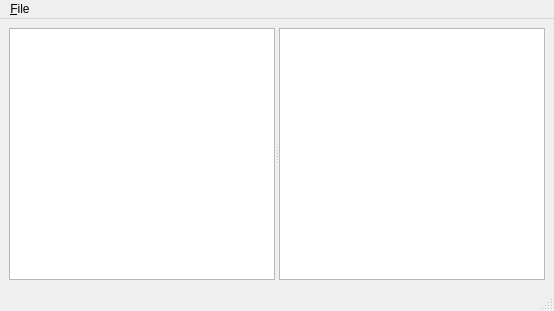
<?xml version="1.0" encoding="UTF-8"?>
<ui version="4.0">
 <class>Ext2Explore</class>
 <widget class="QMainWindow" name="Ext2Explore">
  <property name="geometry">
   <rect>
    <x>0</x>
    <y>0</y>
    <width>554</width>
    <height>311</height>
   </rect>
  </property>
  <property name="windowTitle">
   <string>ExtMounter</string>
  </property>
  <property name="windowIcon">
   <iconset resource="ExtMounter.qrc">
    <normaloff>:/icons/resource/Icon.ico</normaloff>:/icons/resource/Icon.ico</iconset>
  </property>
  <widget class="QWidget" name="centralwidget">
   <layout class="QHBoxLayout" name="horizontalLayout">
    <item>
     <widget class="QSplitter" name="splitter">
      <property name="orientation">
       <enum>Qt::Horizontal</enum>
      </property>
      <widget class="QTreeView" name="tree">
       <property name="layoutDirection">
        <enum>Qt::LeftToRight</enum>
       </property>
      </widget>
      <widget class="QListView" name="list"/>
     </widget>
    </item>
   </layout>
  </widget>
  <widget class="QMenuBar" name="menubar">
   <property name="geometry">
    <rect>
     <x>0</x>
     <y>0</y>
     <width>554</width>
     <height>20</height>
    </rect>
   </property>
   <widget class="QMenu" name="menu_File">
    <property name="title">
     <string>&amp;File</string>
    </property>
    <addaction name="separator"/>
    <addaction name="action_Rescan_System"/>
    <addaction name="separator"/>
    <addaction name="action_Exit"/>
   </widget>
   <addaction name="menu_File"/>
  </widget>
  <widget class="QStatusBar" name="statusbar"/>
  <action name="action_Rescan_System">
   <property name="icon">
    <iconset resource="ExtMounter.qrc">
     <normaloff>:/icons/resource/linuxconf.png</normaloff>:/icons/resource/linuxconf.png</iconset>
   </property>
   <property name="text">
    <string>&amp;Rescan System</string>
   </property>
  </action>
  <action name="action_Exit">
   <property name="icon">
    <iconset resource="ExtMounter.qrc">
     <normaloff>:/icons/resource/exit.png</normaloff>:/icons/resource/exit.png</iconset>
   </property>
   <property name="text">
    <string>&amp;Exit</string>
   </property>
  </action>
  <action name="action_Save">
   <property name="icon">
    <iconset resource="ExtMounter.qrc">
     <normaloff>:/icons/resource/filesave.png</normaloff>:/icons/resource/filesave.png</iconset>
   </property>
   <property name="text">
    <string>&amp;Зберегти</string>
   </property>
  </action>
 </widget>
 <resources>
  <include location="ExtMounter.qrc"/>
 </resources>
 <connections>
  <connection>
   <sender>action_Exit</sender>
   <signal>triggered()</signal>
   <receiver>Ext2Explore</receiver>
   <slot>close()</slot>
   <hints>
    <hint type="sourcelabel">
     <x>-1</x>
     <y>-1</y>
    </hint>
    <hint type="destinationlabel">
     <x>399</x>
     <y>292</y>
    </hint>
   </hints>
  </connection>
 </connections>
</ui>
